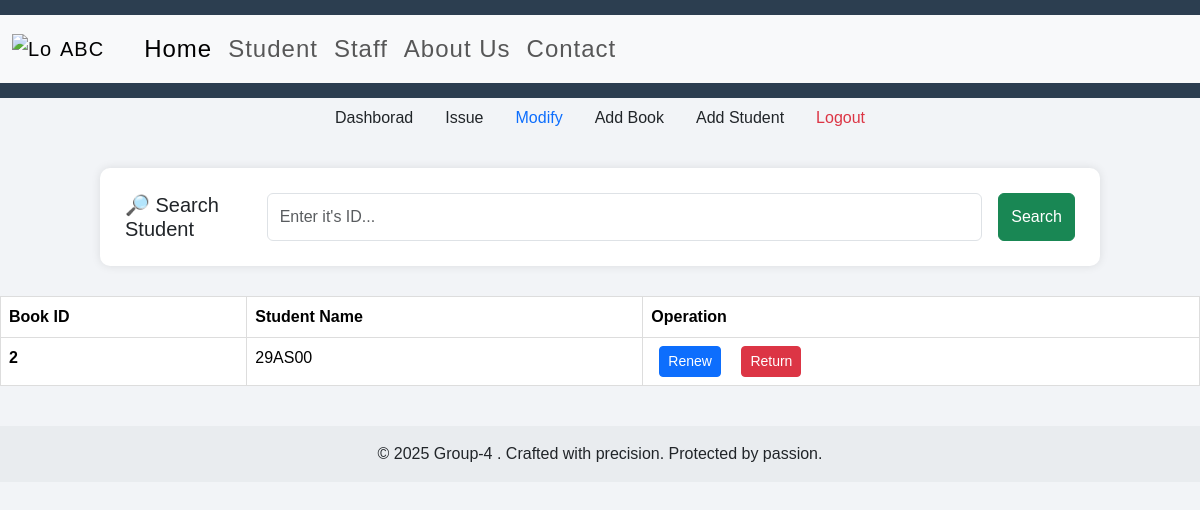
Page /modify (signed in) on the earlier database version.
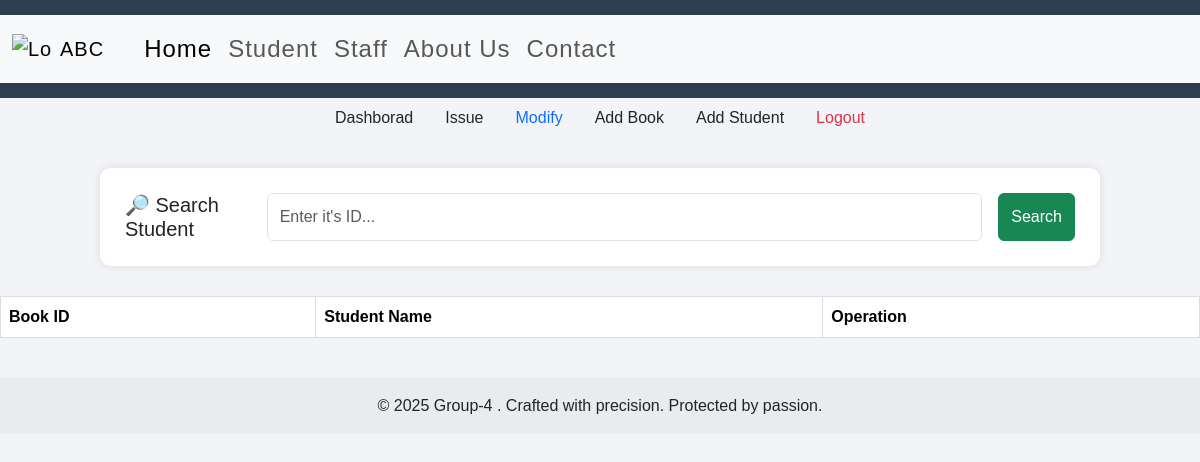
Same page on the later database version.
### app.py (models this page shows)
class Book(db.Model):
    id = db.Column(db.Integer,primary_key=True)
    title = db.Column(db.String(50))
    author = db.Column(db.String(50))
    user = db.Column(db.String(10),default=None) #took
    date = db.Column(db.Date,default=None) #when

### app.py (the view)
@app.route("/modify",methods=["POST","GET"])
def Modify():
    if session:
        books = Book.query.filter((Book.user)!=None).all()
        if request.method=="POST":
            sid = request.form["sid"]
            books = [i for i in books if i.user == sid]
        return render_template("modify.html",books=books)
    return render_template("error.html")

### templates/modify.html (shortened to what this page needs)
{% extends "base.html" %}
{% block b %}
<ul class="nav justify-content-center">
  <li class="nav-item">
    <a class="nav-link text-dark" href="/dashboard">Dashborad</a>
  </li>
  <li class="nav-item">
    <a class="nav-link text-dark" href="/issue">Issue</a>
  </li>
  <li class="nav-item">
    <a class="nav-link active" href="/modify">Modify</a>
  </li>
  <li class="nav-item">
    <a class="nav-link text-dark" href="/add_book">Add Book</a>
  </li>
  <li class="nav-item">
    <a class="nav-link text-dark" href="/addstu">Add Student</a>
  </li>
  <li class="nav-item">
    <a class="nav-link text-danger" href="/logout">Logout</a>
  </li>
</ul>
<form class="d-flex gap-3 container" role="search" action="/modify" method="post">
  <label for="book-search" class="form-label mb-0">
    <h5 class="mb-0">🔎 Search Student</h5>
  </label>
  <input class="form-control" type="search" name="sid" id="sid" placeholder="Enter it's ID..."
    aria-label="Search" required>
  <button class="btn btn-success" type="submit">Search</button>
</form>
<table class="table">
  <thead>
    <tr>
      <th scope="col">Book ID</th>
      <th scope="col">Student Name</th>
      <th scope="col">Operation</th>
    </tr>
  </thead>
  <tbody>
    {% for book in books %}
    <tr>
      <th scope="row">{{book.id}}</th>
      <td>{{book.user}}</td>
      <td><a href="/renew/{{book.id}}" type="button" class="btn btn-sm btn-primary mx-2">Renew</a>
      <a href="/return/{{book.id}}" type="button" class="btn btn-sm btn-danger mx-2">Return</a></td>
    </tr>
    {% endfor %}
  </tbody>
</table>
<br>
{% endblock b %}

Differences in the rows shown:
no longer on this page (row edited): Book: id "2", user "29AS00"
